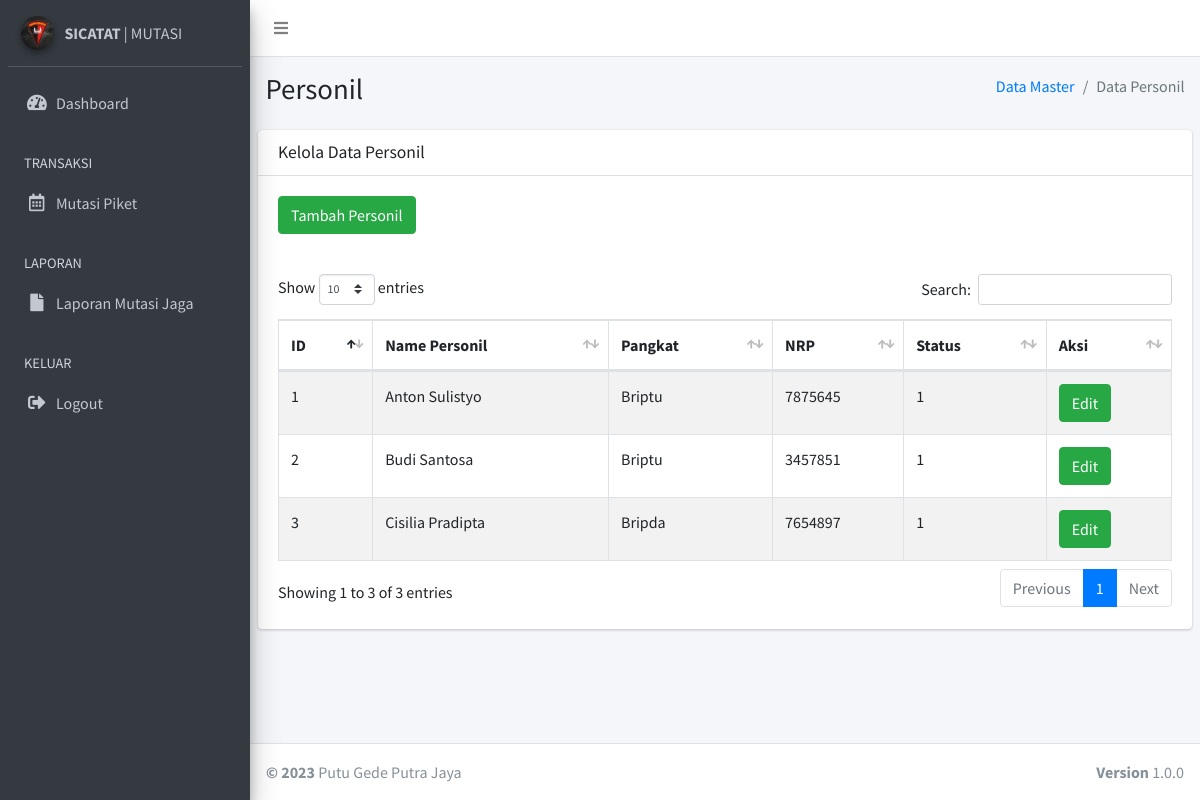
The app's page /personil.php (signed in), older data.
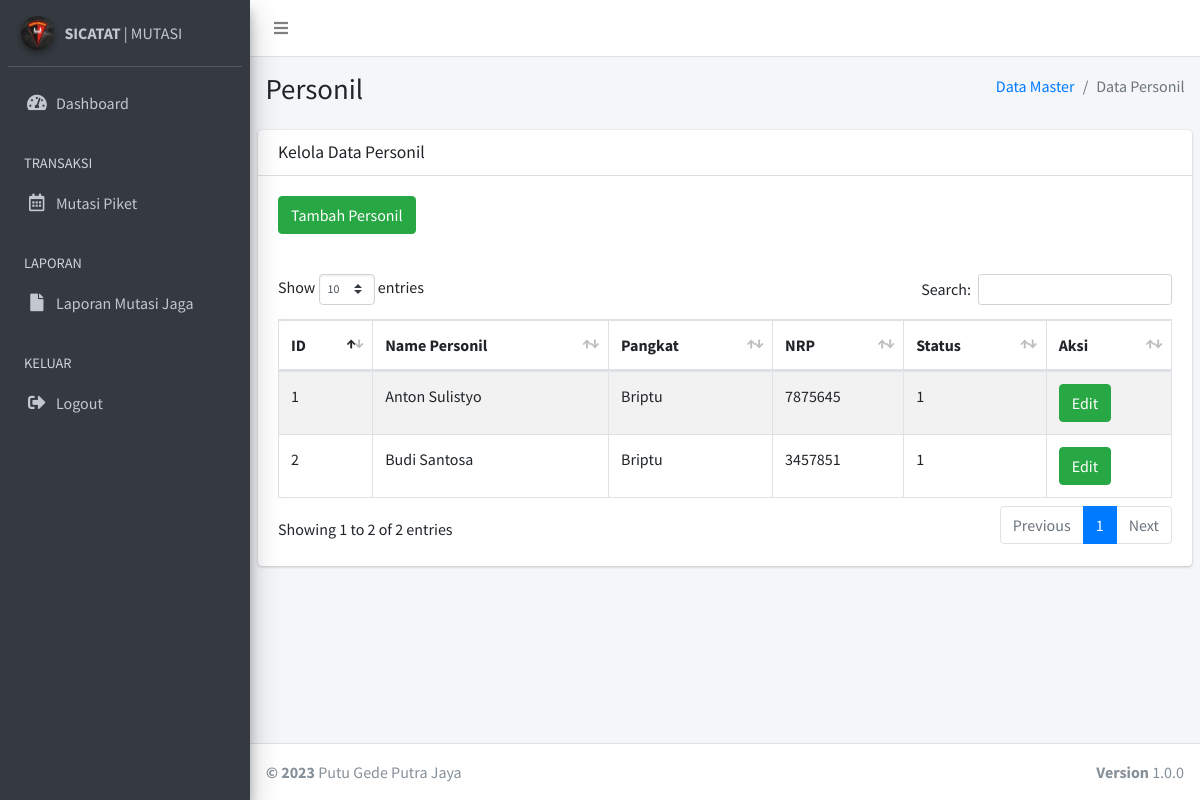
The same page, newer data.
### tables this page shows
CREATE TABLE `tb_personil` (
  `id_personil` int NOT NULL AUTO_INCREMENT,
  `nama_personil` varchar(1024) DEFAULT NULL,
  `pangkat_personil` varchar(1024) DEFAULT NULL,
  `nrp_personil` int DEFAULT NULL,
  `status_personil` smallint DEFAULT NULL,
  PRIMARY KEY (`id_personil`)
);

### personil.php (the view, shortened to what the changed rows need)
<?php
    include "koneksi.php";
?>
<!DOCTYPE html>
<html>
<head>
  <link rel="stylesheet" href="plugins/fontawesome-free/css/all.min.css">
  <link rel="stylesheet" href="https://code.ionicframework.com/ionicons/2.0.1/css/ionicons.min.css">
  <link rel="stylesheet" href="plugins/datatables-bs4/css/dataTables.bootstrap4.css">
  <link rel="stylesheet" href="dist/css/adminlte.min.css">
</head>
<body class="hold-transition sidebar-mini">
<div class="wrapper">
  <div class="content-wrapper">
    <section class="content-header">
      <div class="container-fluid">
        <div class="row mb-2">
          <div class="col-sm-6">
            <h1>Personil</h1>
          </div>
        </div>
      </div>
    </section>
    <section class="content">
      <div class="row">
        <div class="col-12">
          <div class="card">
            <div class="card-header">
              <h3 class="card-title">Kelola Data Personil</h3>
            </div>
            <div class="card-body">
              <div class="button-table">
              </div>
            </div>
            <div class="card-body">
              <table id="example1" class="table table-bordered table-striped">
                <thead>
                <tr>
                  <th>ID</th>
                  <th>Name Personil</th>
                  <th>Pangkat</th>
                  <th>NRP</th>
                  <th>Status</th>
                  <th>Aksi</th>
                </tr>
                </thead>
              <tbody>
    <?php
      $query = mysqli_query($conn,"SELECT * FROM tb_personil");
      while ($data = mysqli_fetch_assoc($query))
      {
      ?>
        <tr>
          <td><?php echo $data['id_personil']; ?></td>
          <td><?php echo $data['nama_personil']; ?></td>
          <td><?php echo $data['pangkat_personil']; ?></td>
          <td><?php echo $data['nrp_personil']; ?></td>
          <td><?php echo $data['status_personil']; ?></td>
          <td>
          <a href="#" type="button" class="btn btn-success btn-md" data-toggle="modal" data-target="#myModal<?php echo $data['id_personil']; ?>">Edit</a>
          </td>
        </tr>
      <?php
      }
      ?>
  </tbody>
              </table>
            </div>
          </div>
        </div>
      </div>
    </section>
  </div>
</div>
</body>
</html>

Row changes from the older to the newer data that the page shows:
removed tb_personil: id_personil "3", nama_personil "Cisilia Pradipta", pangkat_personil "Bripda", nrp_personil "7654897", status_personil "1"
Text that changed along with them:
text written by a page script: "Show entries Search: Showing 1 to 3 of 3 entries Previous 1 Next" → "Show entries Search: Showing 1 to 2 of 2 entries Previous 1 Next"
